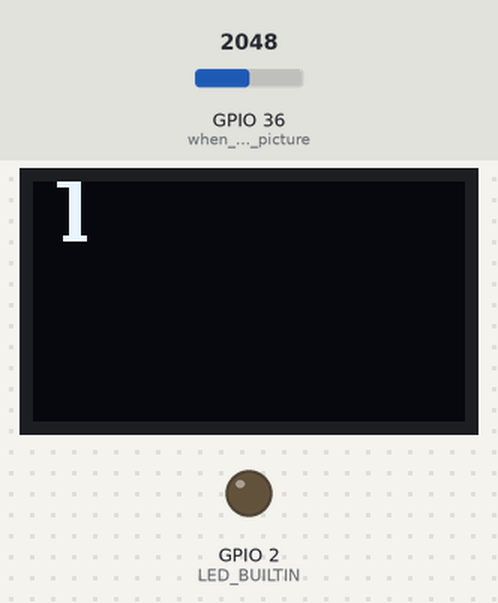
Simulated run of this sketch. Board: ESP32. On the bench: 72×40 one-colour display, output pins drawn as LEDs (lit = HIGH). The test bench sets the inputs (shaded band); at power-on: GPIO 36 (when_HIGH_take_picture) = 2048. Storage starts empty; random numbers use the default seed unless the sketch sets one; the camera gives no picture; what the sketch prints to the serial monitor is not drawn.

Above: at 1.5 s.
1.6 s: GPIO 36 (when_HIGH_take_picture) set to 1066
4.8 s: GPIO 36 (when_HIGH_take_picture) set to 962
At 5.8 s:
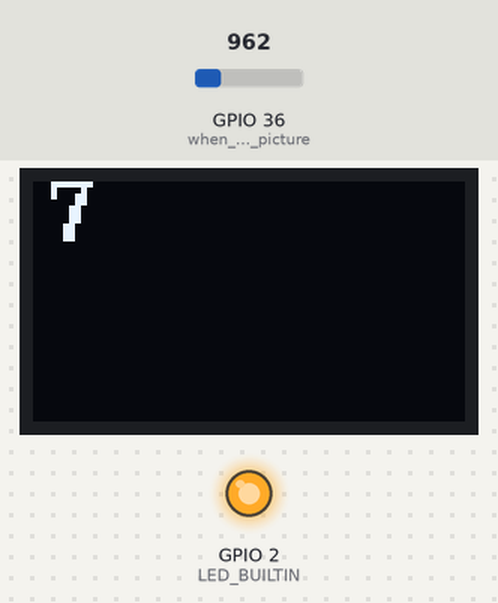
6.4 s: GPIO 36 (when_HIGH_take_picture) set to 1040
At 6.8 s:
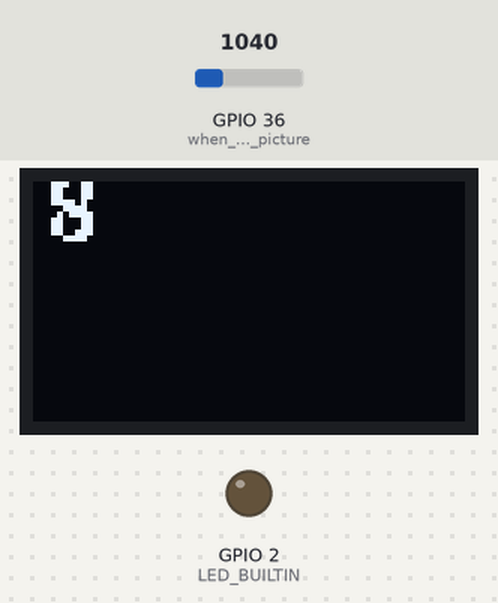
7.9 s: GPIO 36 (when_HIGH_take_picture) set to 960
At 8.4 s:
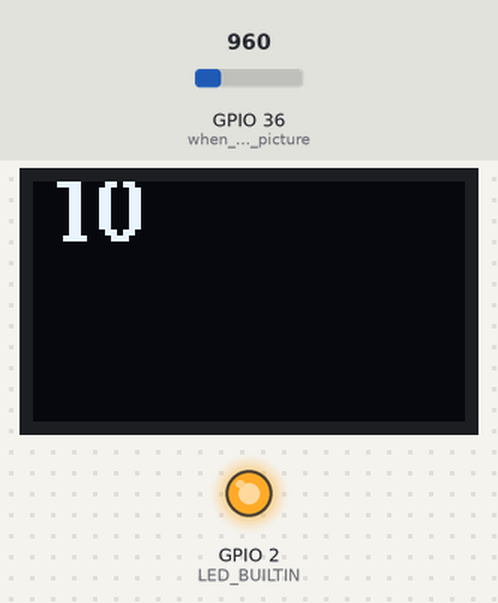
Timing chart, 0 to 10.6 s (numbered marks = the images above; inputs shaded):
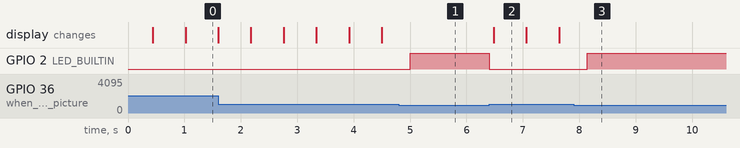

Measured:
- the behaviour switches between 1001 and 1000 on GPIO 36 (when_HIGH_take_picture) (found by bisection; images 0 and 1)
- after the input at 4.8 s, GPIO 2 (LED_BUILTIN): LOW → HIGH after 0.20 s
- after the input at 6.4 s, GPIO 2 (LED_BUILTIN): HIGH → LOW at once; the display: changes after 0.08 s (image 2)
- after the input at 7.9 s, GPIO 2 (LED_BUILTIN): LOW → HIGH after 0.24 s
- what the display in image 0 shows lasts 0.6 s, from 1.0 s to 1.6 s

The sketch:

xiaoML-A0-trigger-low-res-image-to-sd-oled-display.ino
```cpp
/*
typedef enum {
    FRAMESIZE_96X96,     // 96x96
    FRAMESIZE_QQVGA,     // 160x120
    FRAMESIZE_QCIF,      // 176x144
    FRAMESIZE_HQVGA,     // 240x176
    FRAMESIZE_240X240,   // 240x240
    FRAMESIZE_QVGA,      // 320x240
    FRAMESIZE_CIF,       // 400x296
    FRAMESIZE_HVGA,      // 480x320
    FRAMESIZE_VGA,       // 640x480
    FRAMESIZE_SVGA,      // 800x600
    FRAMESIZE_XGA,       // 1024x768
    FRAMESIZE_HD,        // 1280x720
    FRAMESIZE_SXGA,      // 1280x1024
    // 3MP Sensors
    FRAMESIZE_FHD,       // 1920x1080
    FRAMESIZE_P_HD,      //  720x1280
    FRAMESIZE_P_3MP,     //  864x1536
    FRAMESIZE_QXGA,      // 2048x1536
    // 5MP Sensors
    FRAMESIZE_QHD,       // 2560x1440
    FRAMESIZE_WQXGA,     // 2560x1600
    FRAMESIZE_P_FHD,     // 1080x1920
    FRAMESIZE_QSXGA,     // 2560x1920
    FRAMESIZE_INVALID
} framesize_t;
*
*
*
typedef enum {
    PIXFORMAT_RGB565,    // 2BPP/RGB565
    PIXFORMAT_YUV422,    // 2BPP/YUV422
    PIXFORMAT_YUV420,    // 1.5BPP/YUV420
    PIXFORMAT_GRAYSCALE, // 1BPP/GRAYSCALE
    PIXFORMAT_JPEG,      // JPEG/COMPRESSED
    PIXFORMAT_RGB888,    // 3BPP/RGB888
    PIXFORMAT_RAW,       // RAW
    PIXFORMAT_RGB444,    // 3BP2P/RGB444
    PIXFORMAT_RGB555,    // 3BP2P/RGB555
} pixformat_t;

*

*/

#include "esp_camera.h"
#include "FS.h"
#include "SD.h"
#include "SPI.h"
#include <U8g2lib.h>
#include <Wire.h>

//#define CAMERA_MODEL_XIAO_ESP32S3 // Has PSRAM


// Initialize the OLED display
U8G2_SSD1306_72X40_ER_1_HW_I2C u8g2(U8G2_R2, U8X8_PIN_NONE);  // efficient buffer
// u8g2.firstPage(); do { } while (u8g2.nextPage());

// U8G2_SSD1306_72X40_ER_F_HW_I2C u8g2(U8G2_R2, U8X8_PIN_NONE); // full buffer
// u8g2.sendBuffer(); // Transfer the internal memory to the display

//#if defined(CAMERA_MODEL_XIAO_ESP32S3)
#define PWDN_GPIO_NUM     -1
#define RESET_GPIO_NUM    -1
#define XCLK_GPIO_NUM     10
#define SIOD_GPIO_NUM     40
#define SIOC_GPIO_NUM     39

#define Y9_GPIO_NUM       48
#define Y8_GPIO_NUM       11
#define Y7_GPIO_NUM       12
#define Y6_GPIO_NUM       14
#define Y5_GPIO_NUM       16
#define Y4_GPIO_NUM       18
#define Y3_GPIO_NUM       17
#define Y2_GPIO_NUM       15
#define VSYNC_GPIO_NUM    38
#define HREF_GPIO_NUM     47
#define PCLK_GPIO_NUM     13

//#else
//#error "Camera model not selected"
//#endif

//#include "camera_pins.h"

//int myNextImage = 5000;    //seconds between images
unsigned long lastCaptureTime = 0; // Last shooting time
int imageCount = 1;              // File Counter
bool camera_sign = false;          // Check camera status
bool sd_sign = false;              // Check sd status

int myOledCount = 0;

// Save pictures to SD card
void photo_save(const char * fileName) {
  // Take a photo
  camera_fb_t *fb = esp_camera_fb_get();
  if (!fb) {
    Serial.println("Failed to get camera frame buffer");
    return;
  }
  // Save photo to file
  writeFile(SD, fileName, fb->buf, fb->len);

   // Calculate file size in KB
  float fileSizeKB = fb->len / 1024.0;

  // Print the file size
  Serial.printf("File size: %.2f KB\n", fileSizeKB);


  // ----- CODE ADDED FOR YOUR REQUEST -----
  // 1. Get the image dimensions from the frame buffer
  int myImageWidth = fb->width;
  int myImageHeight = fb->height;

  // 2. Allocate a new buffer in PSRAM for the uncompressed RGB888 image
  // Each pixel in RGB888 format is 3 bytes (Red, Green, Blue)
  size_t myRgbBufferSize = myImageWidth * myImageHeight * 3;
  uint8_t *myRgbBuffer = (uint8_t *)ps_malloc(myRgbBufferSize);

  if (myRgbBuffer == NULL) {
    Serial.println("Failed to allocate memory for RGB888 buffer in PSRAM.");
    esp_camera_fb_return(fb);  //deallocate the frame buffer before quitting
    return;
  }

  // 3. Convert the JPEG data to the new RGB888 buffer
  // The first parameter is the source (JPEG) buffer.
  // The fourth parameter is the destination (RGB888) buffer.
  bool conversionSuccess = fmt2rgb888(fb->buf, fb->len, fb->format, myRgbBuffer);

  if (conversionSuccess) {
    Serial.println("JPEG successfully converted to RGB888.");

    // 4. Test: Extract and print the values of a single pixel
    int myTestX = myImageWidth / 2;
    int myTestY = myImageHeight / 2;
    // Calculate the byte offset for the center pixel
    size_t myOffset = ((myTestY * myImageWidth) + myTestX) * 3;

    // Check if the offset is within the buffer bounds
    if (myOffset + 2 < myRgbBufferSize) {
      uint8_t myRed = myRgbBuffer[myOffset];
      uint8_t myGreen = myRgbBuffer[myOffset + 1];
      uint8_t myBlue = myRgbBuffer[myOffset + 2];
      Serial.printf("Center pixel (R, G, B) at (%d, %d): (%d, %d, %d)\n", myTestX, myTestY, myRed, myGreen, myBlue);
    }
  } else {
    Serial.println("Failed to convert JPEG to RGB888.");
  }

  // -------------------------------------------------------------
  // NEW CODE STARTS HERE: Drawing the image to the OLED
  // -------------------------------------------------------------

  // Get OLED dimensions from the u8g2 object
  int myOledWidth = u8g2.getDisplayWidth();
  int myOledHeight = u8g2.getDisplayHeight();

  // The camera image (320x240) is much larger than the OLED (72x40).
  // We need to scale it down. The simplest way is to sample pixels from the
  // large image to create the smaller one.
  //
  // Calculate the scaling factors for width and height
  // Since 320/72 is not an integer, we'll use integer division to
  // find a simple sampling rate. 320 / 72 = ~4.44, so we'll sample
  // about every 4 pixels horizontally.
  // 240 / 40 = 6, so we'll sample exactly every 6 pixels vertically.
  int myScaleX = myImageWidth / myOledWidth;
  int myScaleY = myImageHeight / myOledHeight;

  // The OLED display must be updated inside the firstPage/nextPage loop
  u8g2.firstPage();
  do {

    // Loop through each pixel on the OLED display
    for (int myOledX = 0; myOledX < myOledWidth; myOledX++) {
      for (int myOledY = 0; myOledY < myOledHeight; myOledY++) {

        // Map the OLED pixel coordinates to the camera image coordinates
        int myImageX = myOledX * myScaleX;
        int myImageY = myOledY * myScaleY;

        // Calculate the byte index for the corresponding pixel in the RGB888 buffer
        // Each pixel has 3 bytes (R, G, B)
        size_t myPixelIndex = (myImageY * myImageWidth + myImageX) * 3;

        // Check to make sure we don't go out of bounds
        if (myPixelIndex + 2 < myRgbBufferSize) {
          // Get the color values for the pixel
          uint8_t myRed = myRgbBuffer[myPixelIndex];
          uint8_t myGreen = myRgbBuffer[myPixelIndex + 1];
          uint8_t myBlue = myRgbBuffer[myPixelIndex + 2];

          // Convert the color pixel to a single brightness value (monochrome)
          // We can do this by taking the average of the R, G, and B values.
          uint8_t myBrightness = (myRed + myGreen + myBlue) / 3;

          // The OLED pixel is either ON or OFF. We need a threshold to decide.
          // If the brightness is above 128 (halfway), turn the pixel ON.
          if (myBrightness > 128) {   // 128 is in the middle, 100 OK, 80 too light
            u8g2.drawPixel(myOledX, myOledY);
          }
        }
      }
    }

    // Your existing code to draw the counter on top
    // The u8g2.firstPage()/nextPage() loop handles all drawing commands.
    u8g2.setFont(u8g2_font_ncenB10_tr);
    u8g2.setColorIndex(0);
    u8g2.drawBox(0, 0, 20,15);
    u8g2.setColorIndex(1);
    u8g2.setCursor(3, 10);
    u8g2.print(String(myOledCount));


  } while (u8g2.nextPage());

  // -------------------------------------------------------------
  // NEW CODE ENDS HERE
  // -------------------------------------------------------------

  // 5. Free the PSRAM buffer
  free(myRgbBuffer);


  // Release image buffer
  esp_camera_fb_return(fb);

 // Serial.println("Photo saved to file");
}

// SD card write file
void writeFile(fs::FS &fs, const char * path, uint8_t * data, size_t len){
   // Serial.printf("Writing file: %s\n", path);

    File file = fs.open(path, FILE_WRITE);
    if(!file){
        Serial.println("Failed to open file for writing");
        return;
    }
    if(file.write(data, len) == len){
      //  Serial.println("File written");
    } else {
        Serial.println("Write failed");
    }
    file.close();
}

void setup() {
  Serial.begin(115200);
  pinMode(A0, INPUT);    // when HIGH take picture
  pinMode(LED_BUILTIN,OUTPUT);
  randomSeed(analogRead(A0));  // Seed the random number generator
  imageCount = random(100000);  // so the filename count starts different each time
  if(!Serial){delay(3000);} // This is non-blocking. Does add a delay which can be useful when things go bad.
  // while (!Serial) {delay(10);} // blocking


  u8g2.begin();


  camera_config_t config;
  config.ledc_channel = LEDC_CHANNEL_0;
  config.ledc_timer = LEDC_TIMER_0;
  config.pin_d0 = Y2_GPIO_NUM;
  config.pin_d1 = Y3_GPIO_NUM;
  config.pin_d2 = Y4_GPIO_NUM;
  config.pin_d3 = Y5_GPIO_NUM;
  config.pin_d4 = Y6_GPIO_NUM;
  config.pin_d5 = Y7_GPIO_NUM;
  config.pin_d6 = Y8_GPIO_NUM;
  config.pin_d7 = Y9_GPIO_NUM;
  config.pin_xclk = XCLK_GPIO_NUM;
  config.pin_pclk = PCLK_GPIO_NUM;
  config.pin_vsync = VSYNC_GPIO_NUM;
  config.pin_href = HREF_GPIO_NUM;
  config.pin_sscb_sda = SIOD_GPIO_NUM;
  config.pin_sscb_scl = SIOC_GPIO_NUM;
  config.pin_pwdn = PWDN_GPIO_NUM;
  config.pin_reset = RESET_GPIO_NUM;
  config.xclk_freq_hz = 20000000;
  config.frame_size = FRAMESIZE_QVGA; // FRAMESIZE_HD;  1280x720 quality 10 // FRAMESIZE_VGA; 800 x 600 quality 8 // FRAMESIZE_QVGA; works--> 320x240 quality 3    //FRAMESIZE_UXGA; works  //1600 x 1200 // quality 10
  config.pixel_format = PIXFORMAT_JPEG; // for streaming
  config.grab_mode = CAMERA_GRAB_WHEN_EMPTY;
  config.fb_location = CAMERA_FB_IN_PSRAM;
  config.jpeg_quality = 12;    // 0 great to 63 poor many do not work
  config.fb_count = 1;

  // if PSRAM IC present, init with UXGA resolution and higher JPEG quality
  //                     for larger pre-allocated frame buffer.
  if(config.pixel_format == PIXFORMAT_JPEG){
    if (psramFound()) {
      Serial.println("PSRAM has been successfully detected.");
    } else {
      Serial.println("PSRAM was NOT detected.");
    }
    if(psramFound()){
      config.jpeg_quality = 10; // 6 and 8 work but not in bright light or give the camera time to adjust
      // quality 3 on FRAMESIZE_QVGA; works 320 x 240
      // FRAMESIZE_VGA; 800 x 600 works quality 8
      // FRAMESIZE_HD;    1280x720 quality 10 works
      // quality 10 on FRAMESIZE_UXGA 1600 x 1200
      // quality can be 0 high quality to 63 very low quality but memory is effected.

      config.fb_count = 2;
      config.grab_mode = CAMERA_GRAB_LATEST;
    } else {
      // Limit the frame size when PSRAM is not available
      config.frame_size = FRAMESIZE_SVGA;
      config.fb_location = CAMERA_FB_IN_DRAM;
    }
  } else {
    // Best option for face detection/recognition
    config.frame_size = FRAMESIZE_240X240;
#if CONFIG_IDF_TARGET_ESP32S3
    config.fb_count = 2;
#endif
  }

  // camera init
  esp_err_t err = esp_camera_init(&config);
  if (err != ESP_OK) {
    Serial.printf("Camera init failed with error 0x%x", err);
    return;
  }

  camera_sign = true; // Camera initialization check passes

  // Initialize SD card
  if(!SD.begin(21)){
    Serial.println("Card Mount Failed");
    return;
  }
  uint8_t cardType = SD.cardType();

  // Determine if the type of SD card is available
  if(cardType == CARD_NONE){
    Serial.println("No SD card attached");
    return;
  }

  Serial.print("SD Card Type: ");
  if(cardType == CARD_MMC){
    Serial.println("MMC");
  } else if(cardType == CARD_SD){
    Serial.println("SDSC");
  } else if(cardType == CARD_SDHC){
    Serial.println("SDHC");
  } else {
    Serial.println("UNKNOWN");
  }

  sd_sign = true; // sd initialization check passes

 u8g2.firstPage();
  do {
    u8g2.setFont(u8g2_font_ncenB10_tr);
    u8g2.setCursor(3, 20);
    u8g2.print("Squeeze");

  } while (u8g2.nextPage());
}

void loop() {
    int myA0 = analogRead(A0);
  // Camera & SD available, start taking pictures
  if(camera_sign && sd_sign){
    if (myA0 > 1000){  // actually the max is 4095
      digitalWrite(LED_BUILTIN, LOW);  // onboard LED on (weird)

      Serial.println("Picture taken since A0 was: "+ String(myA0));
      char filename[32];
      sprintf(filename, "/image%d.jpg", imageCount);
      photo_save(filename);
      Serial.printf("Saved picture：%s\n", filename);
      imageCount++;
      myOledCount++;


      delay(500); // so we don't take too many images too fast
      digitalWrite(LED_BUILTIN, HIGH);  // on board LED off (weird)
      Serial.println();
  }
  }
}
```
